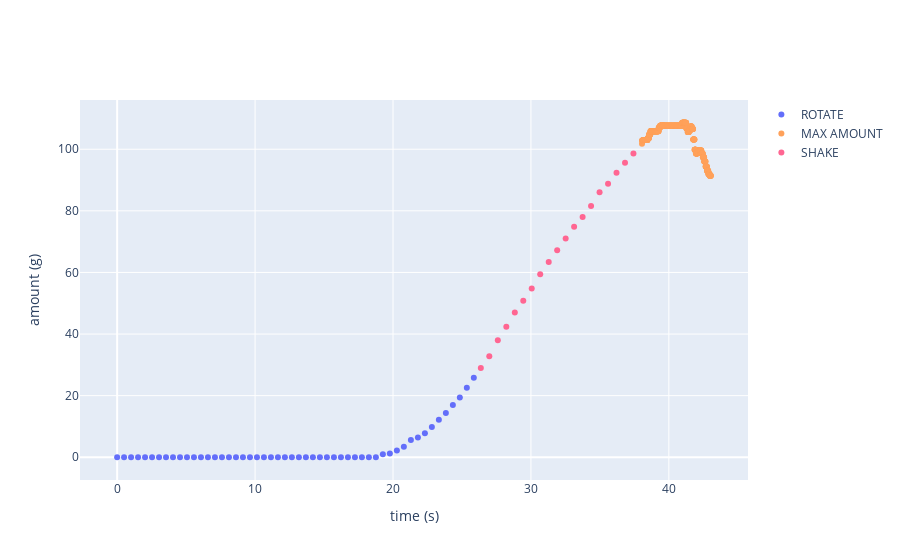

The cell this chart's notebook holds for it:
### Markdown cell above
## Shake, 14mm

### Code cell
log_dfs = [pd.read_csv(log_csv_path) for log_csv_path in  glob(base_logdirs('shake',0.007)[0]+'*/*/log.csv')]

plot(log_dfs[0], vis_angle=False)
plot(log_dfs[1], vis_angle=False)

### Figure 1 — Plotly figure (JSON) as saved in the notebook; plotly's stock layout.template omitted (floating-point values rounded to 4 significant figures; data arrays with more than 128 entries replaced by an {"elided": "..."} marker saying what was removed)
{"data": [{"mode": "markers", "name": "ROTATE", "type": "scatter", "x": [6.104e-05, 0.5033, 1.01, 1.517, 2.024, 2.529, 3.037, 3.544, 4.05, 4.557, 5.063, 5.569, 6.076, 6.582, 7.09, 7.599, 8.106, 8.615, 9.12, 9.629, 10.14, 10.64, 11.15, 11.66, 12.16, 12.67, 13.18, 13.68, 14.19, 14.7, 15.21, 15.72, 16.22, 16.73, 17.24, 17.74, 18.25, 18.76, 19.26, 19.77, 20.28, 20.79, 21.3, 21.81, 22.31, 22.82, 23.33, 23.83, 24.34, 24.85, 25.35, 25.86], "y": [0, 0, 0, 0, 0, 0, 0, 0, 0, 0, 0, 0, 0, 0, 0, 0, 0, 0, 0, 0, 0, 0, 0, 0, 0, 0, 0, 0, 0, 0, 0, 0, 0, 0, 0, 0, 0, 0, 1, 1.2, 2.2, 3.4, 5.6, 6.4, 7.8, 9.8, 12.2, 14.4, 17, 19.4, 22.6, 25.8]}, {"mode": "markers", "name": "KEEP", "type": "scatter", "x": [], "y": []}, {"mode": "markers", "name": "FLOW", "type": "scatter", "x": [], "y": []}, {"mode": "markers", "name": "MAX TIME", "type": "scatter", "x": [], "y": []}, {"mode": "markers", "name": "MAX AMOUNT", "type": "scatter", "x": {"elided": "500 float values"}, "y": {"elided": "500 float values"}}, {"mode": "markers", "name": "MAX THETA", "type": "scatter", "x": [], "y": []}, {"mode": "markers", "name": "SHAKE", "type": "scatter", "x": [26.37, 26.98, 27.6, 28.22, 28.83, 29.45, 30.06, 30.67, 31.29, 31.9, 32.52, 33.13, 33.75, 34.36, 34.98, 35.59, 36.21, 36.82, 37.43], "y": [29, 32.8, 38, 42.4, 47, 50.8, 54.8, 59.4, 63.4, 67.2, 71, 74.8, 78, 81.6, 86, 88.8, 92.4, 95.6, 98.6]}, {"mode": "markers", "name": "Exception", "type": "scatter", "x": [], "y": []}], "layout": {"xaxis": {"title": {"text": "time (s)"}}, "yaxis": {"title": {"text": "amount (g)"}}}}
